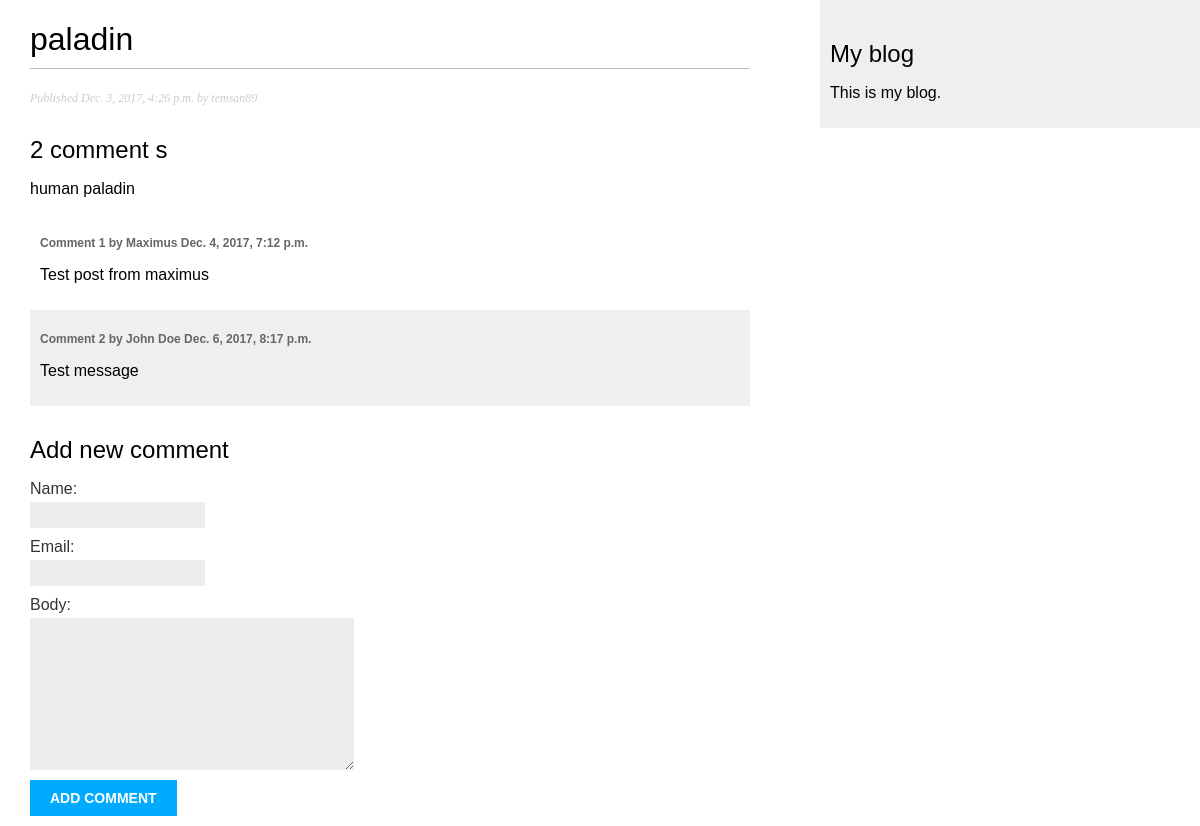
The app's page /blog/2017/12/03/paladin/ with its own data.
### blog/models.py (models this page shows, shortened)
class Post(models.Model):
    STATUS_CHOICES = (
        ('draft', 'Draft'),
        ('published', 'Published')
    )
    objects = models.Manager()
    published = PublishedManager()
    tags = TaggableManager()
    title = models.CharField(max_length=250)
    slug = models.SlugField(max_length=250, unique_for_date='publish')
    author = models.ForeignKey(User, related_name='blog_posts', on_delete=models.CASCADE)
    body = models.TextField()
    publish = models.DateTimeField(default=timezone.now)
    created = models.DateTimeField(auto_now_add=True)
    updated = models.DateTimeField(auto_now=True)
    status = models.CharField(max_length=10, choices=STATUS_CHOICES, default='draft')
    class Meta:
        ordering = ('-publish',)

class Comment(models.Model):
    post = models.ForeignKey(Post, related_name='comments', on_delete=models.CASCADE)
    name = models.CharField(max_length=80)
    email = models.EmailField()
    body = models.TextField()
    created = models.DateTimeField(auto_now_add=True)
    updated = models.DateTimeField(auto_now=True)
    active = models.BooleanField(default=True)
    class Meta:
        ordering = ('created', )

### blog/views.py (the view)
# urls.py: path(r'<int:year>/<int:month>/<int:day>/<post>/', views.post_detail, name='post_detail'),
def post_detail(request, year, month, day, post):
    post = get_object_or_404(Post,
                             slug=post,
                             status='published',
                             publish__year=year,
                             publish__month=month,
                             publish__day=day,
                             )
    comments = post.comments.filter(active=True)
    if request.method == 'POST':
        comment_form = CommentForm(data=request.POST)
        if comment_form.is_valid():
            new_comment = comment_form.save(commit=False)
            new_comment.post = post
            new_comment.save()
    else:
        comment_form = CommentForm()
    return render(request, 'blog/post/detail.html', {'post': post,
                                                     'comments': comments,
                                                     'comment_form': comment_form})

### blog/forms.py
class CommentForm(forms.ModelForm):
    class Meta:
        model = Comment
        fields = ('name', 'email', 'body')

### blog/templates/blog/post/detail.html (shortened to what this page needs)
{% extends "blog/base.html" %}
{% block content %}
    <h1>{{ post.title }}</h1>
    <p class="date">
        Published {{ post.publish }} by {{ post.author }}
    </p>
    {% with comments.count as total_comments %}
        <h2>
            {{ total_comments }} comment {{ total_comments|pluralize }}
        </h2>
    {% endwith %}
    {{ post.body|linebreaks }}
    {% for comment in comments %}
        <div class="comment">
            <p class="info">
                Comment {{ forloop.counter }} by {{ comment.name }}
                {{ comment.created }}
            </p>
            {{ comment.body|linebreaks }}
        </div>
    {% empty %}
        <p>There is no comments yet</p>
    {% endfor %}
    {% if new_comment %}
        <h2>Your comment has been added</h2>
    {% else %}
        <h2>Add new comment</h2>
        <form action="." method="post">
            {{ comment_form.as_p }}
            <p><input type="submit" value="Add comment"></p>
        </form>
    {% endif %}
{% endblock %}

### blog/static/css/blog.css (style rules this page uses)
body { margin:0; padding:0; font-family:helvetica, sans-serif; }
h1 { font-weight:normal; border-bottom:1px solid #bbb; padding:0 0 10px 0; }
h2 { font-weight:normal; margin:30px 0 0; }
p.date { color:#ccc; font-family: georgia, serif; font-size: 12px; font-style: italic; }
label { float:left; clear:both; color:#333; margin-bottom:4px; }
input, textarea { clear:both; float:left; margin:0 0 10px; background:#ededed; border:0; padding:6px 10px; font-size:12px; }
input[type=submit] { font-weight:bold; background:#00abff; color:#fff; padding:10px 20px; font-size:14px; text-transform:uppercase; }
.comment { padding:10px; }
.comment:nth-child(even) { background:#efefef; }
.comment .info { font-weight:bold; font-size:12px; color:#666; }

### records on screen
Post: title "paladin", publish "Dec. 3, 2017, 4:26 p.m.", author "temsan89", body "human paladin"
Comment: name "Maximus", created "Dec. 4, 2017, 7:12 p.m.", body "Test post from maximus"
Comment: name "John Doe", created "Dec. 6, 2017, 8:17 p.m.", body "Test message"

### other values on screen
{{ total_comments }} "2"
